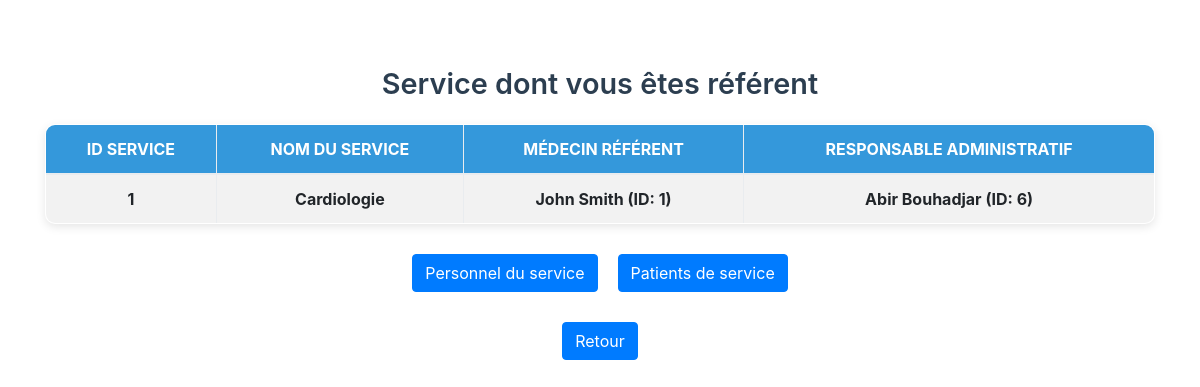
/services (signed in), run on the app's committed database.
### tables this page shows
CREATE TABLE personnel (
    id INTEGER PRIMARY KEY AUTOINCREMENT,
    nom VARCHAR(100),
    prenom VARCHAR(100),
    type VARCHAR(20) CHECK (type IN ('medecin', 'infirmier', 'administrateur', 'nettoyeur')),
    email VARCHAR(100),
    telephone VARCHAR(20)
, login VARCHAR(100), mot_de_passe VARCHAR(100));

CREATE TABLE service (
    id INTEGER PRIMARY KEY AUTOINCREMENT,
    nom VARCHAR(100),
    medecin_referent_id INTEGER,
    admin_responsable_id INTEGER,
    FOREIGN KEY (medecin_referent_id) REFERENCES medecin(id),
    FOREIGN KEY (admin_responsable_id) REFERENCES admin(id)
);

CREATE TABLE medecin (
    id INTEGER PRIMARY KEY,
    service_id INTEGER NOT NULL,
    FOREIGN KEY (id) REFERENCES personnel(id),
    FOREIGN KEY (service_id) REFERENCES service(id)
);

### page login/Login_v1/app.py (the view)
@app.route('/services')
def services():
    if 'user' not in session:
        return redirect(url_for('login'))
    medecin_id = session['user']
    conn = get_db_connection()
    services = conn.execute(
        '''
        SELECT
            s.id,
            s.nom AS service_nom,
            p.id AS admin_id,
            p.nom AS admin_nom,
            p.prenom AS admin_prenom,
            m.id AS medecin_id,
            pm.nom AS medecin_nom,
            pm.prenom AS medecin_prenom
        FROM medecin m
        JOIN service s ON m.service_id = s.id
        LEFT JOIN admin a ON s.admin_responsable_id = a.id
        LEFT JOIN personnel p ON a.id = p.id
        JOIN personnel pm ON m.id = pm.id
        WHERE m.id = ?
        ''',
        (medecin_id,)
    ).fetchall()
    personnel_service = {'medecins': [], 'infirmiers': [], 'patients': []}
    if services:
        service_id = services[0]['id']
        personnel_service['medecins'] = conn.execute('''
            SELECT p.id, p.nom, p.prenom
            FROM medecin m
            JOIN personnel p ON m.id = p.id
            WHERE m.service_id = ?
        ''', (service_id,)).fetchall()
        personnel_service['infirmiers'] = conn.execute('''
            SELECT p.id, p.nom, p.prenom
            FROM infirmier i
            JOIN personnel p ON i.id = p.id
            WHERE i.service_id = ?
        ''', (service_id,)).fetchall()
        personnel_service['patients'] = conn.execute('''
            SELECT DISTINCT p.id, p.nom, p.prenom
            FROM patient p
            JOIN visite_medicale vm ON p.id = vm.patient_id
            JOIN medecin m ON vm.medecin_id = m.id
            JOIN service s ON m.service_id = s.id
            WHERE s.id = ?
        ''', (service_id,)).fetchall()
    conn.close()
    return render_template('medecin/services.html',
                         services=services,
                         personnel_service=personnel_service)

### page login/Login_v1/app.py (called while the page is built)
def get_db_connection():
    conn = sqlite3.connect("../../bdd/hopital.db")
    conn.row_factory = sqlite3.Row
    return conn

### page login/Login_v1/templates/medecin/services.html (shortened to what this page needs)
<!DOCTYPE html>
<html lang="fr">
<head>
    <link rel="stylesheet" href="{{ url_for('static', filename='css/styles.css') }}">
    <link rel="stylesheet" href="{{ url_for('static', filename='vendor/bootstrap/css/bootstrap.min.css') }}">
</head>
<body>
    <div class="container mt-5">
        <h1 class="service-title">Service dont vous êtes référent</h1>
        {% if services %}
            <table class="table table-bordered table-striped table-bold-centered">
                <thead class="thead-dark">
                    <tr>
                        <th>ID SERVICE</th>
                        <th>NOM DU SERVICE</th>
                        <th>MÉDECIN RÉFÉRENT</th>
                        <th>RESPONSABLE ADMINISTRATIF</th>
                    </tr>
                </thead>
                <tbody>
                    {% for s in services %}
                    <tr>
                        <td>{{ s.id }}</td>
                        <td>{{ s.service_nom }}</td>
                        <td>
                            {{ s.medecin_prenom }} {{ s.medecin_nom }} (ID: {{ s.medecin_id }})
                        </td>
                        <td>
                            {% if s.admin_nom %}
                                {{ s.admin_prenom }} {{ s.admin_nom }} (ID: {{ s.admin_id }})
                            {% else %}
                                Non assigné
                            {% endif %}
                        </td>
                    </tr>
                    {% endfor %}
                </tbody>
            </table>
            <div class="action-buttons">
                <button type="button" class="btn btn-primary" data-toggle="modal" data-target="#personnelModal">
                    Personnel du service
                </button>
                <button type="button" class="btn btn-primary" data-toggle="modal" data-target="#patientsModal">
                    Patients de service
                </button>
            </div>
        {% else %}
            <div class="alert alert-info text-center">
                Vous n'êtes référent d'aucun service pour l'instant.
            </div>
        {% endif %}
        <div class="text-center mt-4">
            <a href="{{ url_for('medecin') }}" class="btn btn-primary">Retour</a>
        </div>
    </div>
</body>
</html>

### page login/Login_v1/static/css/styles.css (style rules this page uses)
body { font-family: 'Segoe UI', Tahoma, Geneva, Verdana, sans-serif; margin: 0; padding: 20px; background-color: #f0f4f8; }
h1 { color: #2c3e50; margin: 0; font-size: 2.5rem; }
.btn { background-color: #3498db; color: white; border: none; padding: 10px 20px; border-radius: 5px; cursor: pointer; font-size: 1rem; transition: background-color 0.3s; }
table { width: 100%; border-collapse: collapse; background-color: white; box-shadow: 0 3px 10px rgba(0,0,0,0.1); border-radius: 10px; overflow: hidden; margin-top: 20px; }
th, td { padding: 15px; text-align: left; border-bottom: 1px solid #ecf0f1; font-size: 1rem; }
th { background-color: #3498db; color: white; font-weight: bold; text-transform: uppercase; }

### page login/Login_v1/templates/medecin/services.html (style rules this page uses)
.table-bold-centered tbody td { font-weight: bold; text-align: center; vertical-align: middle; }
.table-bold-centered thead th { text-align: center; vertical-align: middle; }
.service-title { font-size: 1.8rem; font-weight: 600; color: #2c3e50; margin-bottom: 1.5rem; text-align: center; }
.action-buttons { display: flex; justify-content: center; gap: 20px; margin: 30px 0; }

### data on the page
personnel: id "1", service_nom "Cardiologie", medecin_prenom "John", medecin_nom "Smith", medecin_id "1", admin_prenom "Abir", admin_nom "Bouhadjar", admin_id "6"
